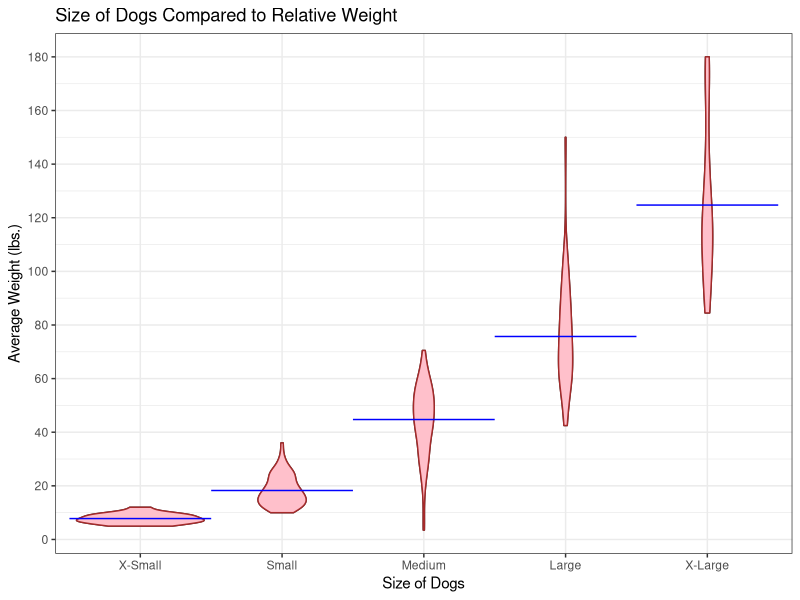
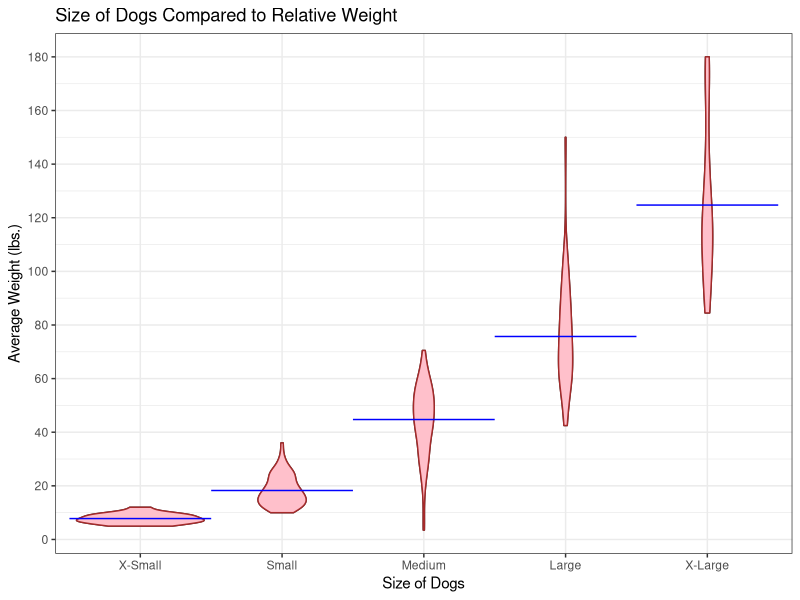

The R script that drew these images, in order:
## ---- chunk 1
library(tidyverse)
library(ggplot2)
## ---- chunk 2
library(readr)
AmericanKennelClub.data <- read_csv("AmericanKennelClubBreedsBySize (4).csv")
#View(AmericanKennelClub.data)
## ---- chunk 3
AmericanKennelClub.data$`Size Category` <- factor(AmericanKennelClub.data$`Size Category`, levels = c("X-Small","Small", "Medium", "Large", "X-Large"))
ggplot(AmericanKennelClub.data, aes(x= `Size Category` , y= `Avg Weight (pounds)`)) + geom_violin() + xlab("Size of Dogs") + ylab("Average Weight (lbs.)") + ggtitle("Size of Dogs Compared to Relative Weight") + geom_violin(colour="brown", fill="pink") + stat_summary(fun="mean", geom= "crossbar", width=1, size=0.2, colour="blue") + theme_bw() + scale_y_continuous(breaks=seq(0,200,20)) 

#Shows the relationship between dogs that are classified as a certain size compared to their weight. 
## ---- chunk 4
AmericanKennelClub.data$`Size Category` <- factor(AmericanKennelClub.data$`Size Category`, levels = c("X-Small","Small", "Medium", "Large", "X-Large"))
ggplot(AmericanKennelClub.data, aes(x= `Size Category` , y= `Avg Weight (pounds)`)) + geom_violin() + xlab("Size of Dogs") + ylab("Average Weight (lbs.)") + ggtitle("Size of Dogs Compared to Relative Weight") + geom_violin(colour="brown", fill="pink") + stat_summary(fun="mean", geom= "crossbar", width=1, size=0.2, colour="blue") + theme_bw() + scale_y_continuous(breaks=seq(0,200,20)) 
